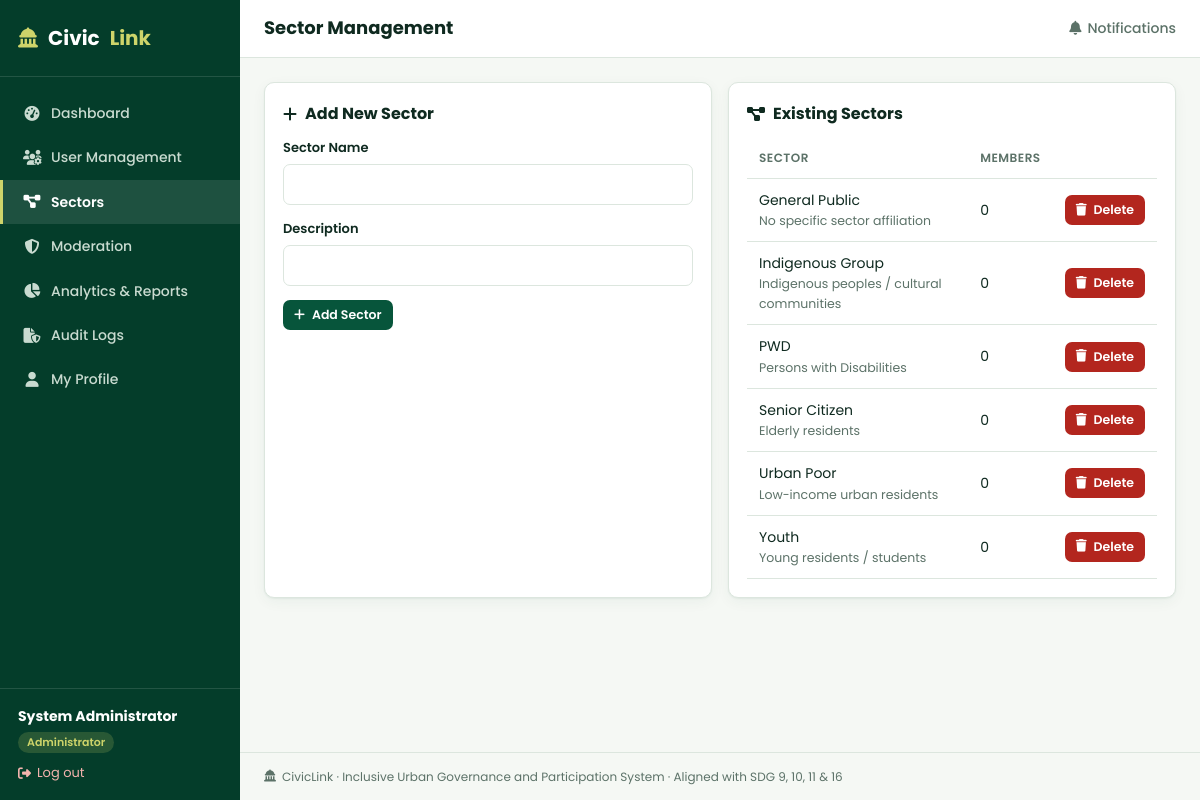
The page /admin/sectors.php (signed in) on the database its author committed.
### tables this page shows
CREATE TABLE sectors (
    sector_id INT AUTO_INCREMENT PRIMARY KEY,
    sector_name VARCHAR(100) NOT NULL UNIQUE,
    description VARCHAR(255)
);

### includes/functions.php (called while the page is built, shortened)
<?php
function e($str) {
    return htmlspecialchars($str ?? '', ENT_QUOTES, 'UTF-8');
}
function current_role() {
    return $_SESSION['role'] ?? null;
}

### admin/sectors.php (the view, shortened to what this page needs)
<?php
require_once __DIR__ . '/../includes/functions.php';
$page_title = 'Sector Management';
$sectors = $conn->query("SELECT s.*, (SELECT COUNT(*) FROM citizen_profiles cp WHERE cp.sector_id=s.sector_id) members FROM sectors s ORDER BY s.sector_name");
require_once __DIR__ . '/../includes/header.php';
?>
<div class="grid grid-2">
  <div class="card">
    <h2><i class="fa-solid fa-plus"></i> Add New Sector</h2>
    <form method="post">
      <div class="field"><label>Sector Name</label><input type="text" name="sector_name" required></div>
      <div class="field"><label>Description</label><input type="text" name="description"></div>
      <button type="submit" name="add_sector" value="1" class="btn btn-sm"><i class="fa-solid fa-plus"></i> Add Sector</button>
    </form>
  </div>
  <div class="card">
    <h2><i class="fa-solid fa-diagram-project"></i> Existing Sectors</h2>
    <table>
      <tr><th>Sector</th><th>Members</th><th></th></tr>
      <?php while ($s = $sectors->fetch_assoc()): ?>
        <tr>
          <td><?= e($s['sector_name']) ?><div class="small muted"><?= e($s['description']) ?></div></td>
          <td><?= $s['members'] ?></td>
          <td>
            <form method="post" onsubmit="return confirm('Delete this sector?')">
              <button type="submit" class="btn btn-sm btn-danger"><i class="fa-solid fa-trash"></i> Delete</button>
            </form>
          </td>
        </tr>
      <?php endwhile; ?>
    </table>
  </div>
</div>
<?php require_once __DIR__ . '/../includes/footer.php'; ?>

### includes/header.php (shortened to what this page needs)
<?php
require_once __DIR__ . '/functions.php';
$role = current_role();
function nav_link($href, $label, $icon, $current) {
    $active = ($current === $href) ? 'active' : '';
    echo "<a href=\"/$href\" class=\"$active\"><i class=\"fa-solid $icon\"></i><span class=\"label\">$label</span></a>";
}
$page = $current_page ?? '';
$role_labels = [
    'citizen' => 'Citizen', 'sector_rep' => 'Sector Representative',
    'lgu_officer' => 'LGU Officer', 'admin' => 'Administrator'
];
?>
<!DOCTYPE html>
<html lang="en">
<head>
<link rel="stylesheet" href="https://cdnjs.cloudflare.com/ajax/libs/font-awesome/6.5.2/css/all.min.css">
<link rel="stylesheet" href="/assets/css/style.css">
</head>
<body>
<div class="app">
  <aside class="sidebar">
    <div class="brand"><i class="fa-solid fa-landmark-dome"></i>Civic<span>Link</span></div>
    <nav>
      <?php if ($role === 'citizen'): ?>
        <?php nav_link('citizen/dashboard.php','Dashboard','fa-gauge-high',$page); ?>
        <?php nav_link('citizen/proposals.php','Proposals','fa-lightbulb',$page); ?>
        <?php nav_link('citizen/requests.php','Service Requests','fa-clipboard-list',$page); ?>
        <?php nav_link('citizen/complaints.php','Complaints','fa-triangle-exclamation',$page); ?>
        <?php nav_link('citizen/consultations.php','Consultations','fa-people-arrows',$page); ?>
        <?php nav_link('citizen/feedback.php','Feedback','fa-comment-dots',$page); ?>
        <?php nav_link('citizen/notifications.php','Notifications','fa-bell',$page); ?>
        <?php nav_link('citizen/profile.php','My Profile','fa-user',$page); ?>
      <?php elseif ($role === 'admin'): ?>
        <?php nav_link('admin/dashboard.php','Dashboard','fa-gauge-high',$page); ?>
      <?php endif; ?>
    </nav>
    <div class="user-box">
      <strong><?= e($_SESSION['full_name']) ?></strong>
      <span class="role-badge"><?= e($role_labels[$role] ?? ucwords(str_replace('_',' ',$role))) ?></span><br>
      <a href="/auth/logout.php" class="logout"><i class="fa-solid fa-right-from-bracket"></i> Log out</a>
    </div>
  </aside>
  <div class="main">
    <div class="topbar">
      <h1><?= e($page_title ?? 'CivicLink') ?></h1>
      <div class="actions">
        <a href="/citizen/notifications.php" class="muted">
          <i class="fa-solid fa-bell"></i> Notifications
        </a>
      </div>
    </div>
    <div class="content">

### includes/footer.php
    </div>
    <div class="footer-note"><i class="fa-solid fa-landmark-dome"></i> CivicLink &middot; Inclusive Urban Governance and Participation System &middot; Aligned with SDG 9, 10, 11 &amp; 16</div>
  </div>
</div>
</body>
</html>

### assets/css/style.css (style rules this page uses)
:root { --primary:#07553B; --primary-dark:#043D2A; --primary-light:#0A7350; --accent:#CED46A; --accent-dark:#B9C04F; --ink:#0F2A20; --muted:#5C7268; --line:#DCE6DE; --bg:#F5F8F4; --card:#ffffff; --ok:#07553B; --ok-bg:#E3EEDF; --warn:#8A6D0B; --warn-bg:#FBF6DC; --bad:#B3261E; --bad-bg:#FBE4E2; --info:#1D5C86; --info-bg:#E1EEF6; --muted-bg:#E7EEE5; --radius:10px; --shadow:0 1px 2px rgba(7,85,59,.06), 0 4px 14px rgba(7,85,59,.05); }
* { box-sizing:border-box;margin:0;padding:0 }
body { font-family:'Poppins',-apple-system,Segoe UI,Roboto,Arial,sans-serif;background:var(--bg);color:var(--ink);font-size:15px;line-height:1.6 }
a { color:var(--primary);text-decoration:none }
h1,h2,h3 { font-family:'Poppins',sans-serif }
.app { display:flex;min-height:100vh }
.sidebar { width:240px;background:var(--primary-dark);color:#fff;flex-shrink:0;display:flex;flex-direction:column }
.sidebar .brand { padding:22px 18px;font-size:20px;font-weight:700;border-bottom:1px solid rgba(255,255,255,.12);display:flex;align-items:center;gap:10px }
.sidebar .brand i { color:var(--accent) }
.sidebar .brand span { color:var(--accent) }
.sidebar nav { flex:1;padding:14px 0;overflow-y:auto }
.sidebar nav a { display:flex;align-items:center;gap:10px;padding:11px 20px;color:#C9DBD0;font-size:14px;border-left:3px solid transparent;font-weight:500 }
.sidebar nav a i { width:18px;text-align:center;font-size:15px;flex-shrink:0 }
.sidebar nav a.active { border-left-color:var(--accent);background:rgba(255,255,255,.1);color:#fff;font-weight:600 }
.sidebar .user-box { padding:16px 18px;border-top:1px solid rgba(255,255,255,.12);font-size:13px;color:#AFC7BC }
.sidebar .user-box strong { color:#fff;display:block;font-size:14px }
.sidebar .user-box .role-badge { display:inline-block;margin-top:4px;margin-bottom:8px;background:rgba(206,212,106,.18);color:var(--accent);padding:2px 9px;border-radius:20px;font-size:11px;font-weight:600 }
.sidebar .user-box a.logout { color:#F3B4AE;display:flex;align-items:center;gap:6px;margin-top:2px }
.main { flex:1;display:flex;flex-direction:column;min-width:0 }
.topbar { background:var(--card);border-bottom:1px solid var(--line);padding:14px 24px;display:flex;justify-content:space-between;align-items:center }
.topbar h1 { font-size:18px;font-weight:700 }
.topbar .actions { display:flex;align-items:center;gap:14px }
.topbar .actions a { color:var(--muted);display:flex;align-items:center;gap:6px;font-weight:500;font-size:14px;position:relative }
.content { padding:24px;flex:1 }
.footer-note { padding:14px 24px;color:var(--muted);font-size:12px;border-top:1px solid var(--line);display:flex;align-items:center;gap:6px }
.card { background:var(--card);border:1px solid var(--line);border-radius:var(--radius);padding:18px;margin-bottom:16px;box-shadow:var(--shadow) }
.card h2 { font-size:16px;margin-bottom:12px;font-weight:700;display:flex;align-items:center;gap:8px }
.grid { display:grid;gap:16px }
.grid-2 { grid-template-columns:repeat(2,1fr) }
.btn { display:inline-flex;align-items:center;gap:7px;background:var(--primary);color:#fff;border:none;padding:9px 16px;border-radius:7px;font-size:14px;font-weight:600;cursor:pointer;font-family:inherit }
.btn-sm { padding:6px 11px;font-size:12.5px }
.btn-danger { background:var(--bad) }
label { display:block;font-size:13px;font-weight:600;margin-bottom:5px;color:var(--ink) }
input,select,textarea { width:100%;padding:9px 11px;border:1px solid var(--line);border-radius:7px;font-size:14px;font-family:inherit;background:#fff;color:var(--ink) }
.field { margin-bottom:14px }
table { width:100%;border-collapse:collapse;font-size:14px }
th,td { text-align:left;padding:10px 12px;border-bottom:1px solid var(--line) }
th { color:var(--muted);font-weight:600;font-size:12px;text-transform:uppercase;letter-spacing:.04em }
.muted { color:var(--muted) }
.small { font-size:12.5px }

### rows shown on the page
sectors: sector_name "General Public", description "No specific sector affiliation", members "0"
sectors: sector_name "Indigenous Group", description "Indigenous peoples / cultural communities", members "0"
sectors: sector_name "PWD", description "Persons with Disabilities", members "0"
sectors: sector_name "Senior Citizen", description "Elderly residents", members "0"
sectors: sector_name "Urban Poor", description "Low-income urban residents", members "0"
sectors: sector_name "Youth", description "Young residents / students", members "0"

### other values the page prints
$label "Dashboard User Management Sectors Moderation Analytics & Reports Audit Logs My Profile"
$_SESSION['full_name'] "System Administrator"
$role_labels[$role] "Administrator"
$page_title "Sector Management"
